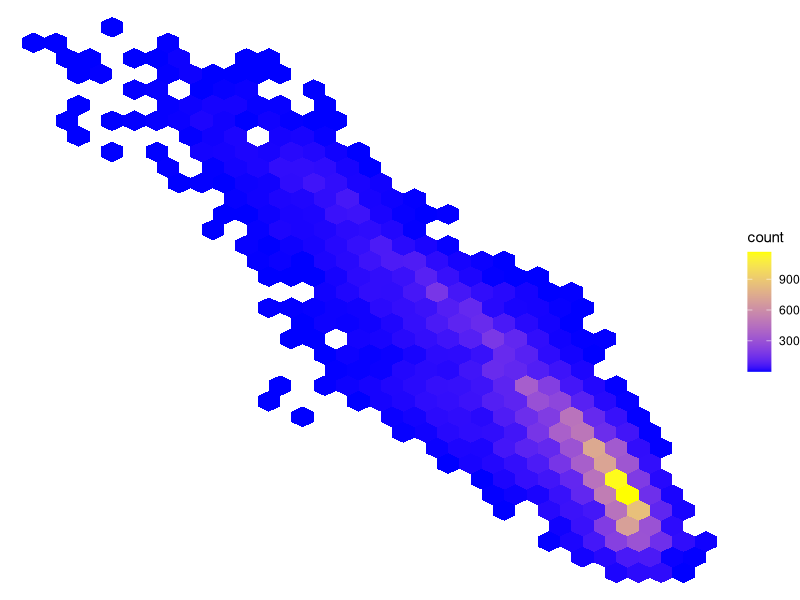

The R script that drew this image:
## ---- chunk 1
knitr::opts_chunk$set(echo = TRUE)

library(tidyverse)
## ---- chunk 2
ggplot(data = storms, aes(x = pressure, y = wind)) +
	geom_hex()+
  scale_fill_gradient(low = "blue", high = "yellow") +
  theme_void()



